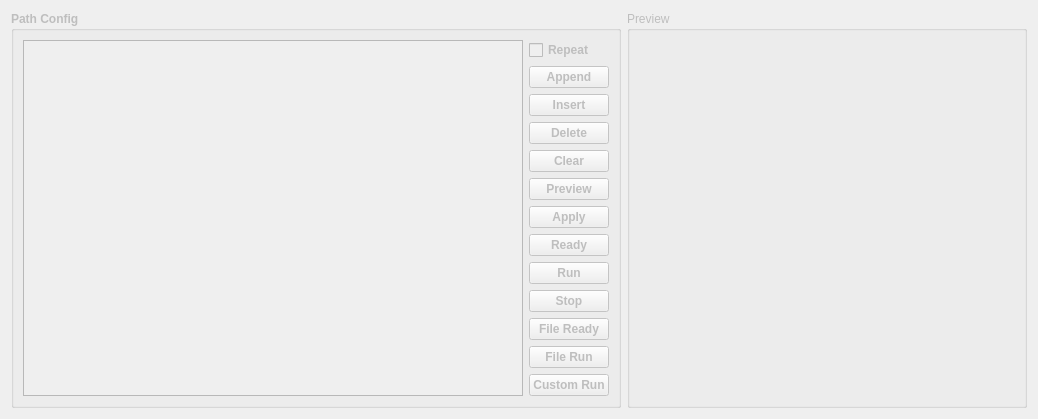
      <widget class="QWidget" name="tab_2">
       <attribute name="title">
        <string>Path</string>
       </attribute>
       <layout class="QGridLayout" name="gridLayout_8">
        <item row="0" column="0">
         <widget class="QGroupBox" name="gbTrajectory">
          <property name="enabled">
           <bool>false</bool>
          </property>
          <property name="font">
           <font>
            <weight>75</weight>
            <bold>true</bold>
           </font>
          </property>
          <property name="title">
           <string>Path Config</string>
          </property>
          <layout class="QGridLayout" name="gridLayout_6">
           <item row="0" column="0" rowspan="2" colspan="2">
            <widget class="QTableView" name="tvPathData">
             <property name="minimumSize">
              <size>
               <width>500</width>
               <height>0</height>
              </size>
             </property>
            </widget>
           </item>
           <item row="0" column="2">
            <widget class="QCheckBox" name="cbRepeat">
             <property name="text">
              <string>Repeat</string>
             </property>
            </widget>
           </item>
           <item row="1" column="2">
            <layout class="QVBoxLayout" name="verticalLayout_6">
             <item>
              <widget class="QPushButton" name="btnPathAppend">
               <property name="sizePolicy">
                <sizepolicy hsizetype="Minimum" vsizetype="Preferred">
                 <horstretch>0</horstretch>
                 <verstretch>0</verstretch>
                </sizepolicy>
               </property>
               <property name="text">
                <string>Append</string>
               </property>
              </widget>
             </item>
             <item>
              <widget class="QPushButton" name="btnPathInsert">
               <property name="sizePolicy">
                <sizepolicy hsizetype="Minimum" vsizetype="Preferred">
                 <horstretch>0</horstretch>
                 <verstretch>0</verstretch>
                </sizepolicy>
               </property>
               <property name="text">
                <string>Insert</string>
               </property>
              </widget>
             </item>
             <item>
              <widget class="QPushButton" name="btnPathDelete">
               <property name="sizePolicy">
                <sizepolicy hsizetype="Minimum" vsizetype="Preferred">
                 <horstretch>0</horstretch>
                 <verstretch>0</verstretch>
                </sizepolicy>
               </property>
               <property name="text">
                <string>Delete</string>
               </property>
              </widget>
             </item>
             <item>
              <widget class="QPushButton" name="btnPathClear">
               <property name="sizePolicy">
                <sizepolicy hsizetype="Minimum" vsizetype="Preferred">
                 <horstretch>0</horstretch>
                 <verstretch>0</verstretch>
                </sizepolicy>
               </property>
               <property name="text">
                <string>Clear</string>
               </property>
              </widget>
             </item>
             <item>
              <widget class="QPushButton" name="btnPathApply_2">
               <property name="enabled">
                <bool>false</bool>
               </property>
               <property name="sizePolicy">
                <sizepolicy hsizetype="Minimum" vsizetype="Preferred">
                 <horstretch>0</horstretch>
                 <verstretch>0</verstretch>
                </sizepolicy>
               </property>
               <property name="text">
                <string>Preview</string>
               </property>
              </widget>
             </item>
             <item>
              <widget class="QPushButton" name="btnPathApply">
               <property name="sizePolicy">
                <sizepolicy hsizetype="Minimum" vsizetype="Preferred">
                 <horstretch>0</horstretch>
                 <verstretch>0</verstretch>
                </sizepolicy>
               </property>
               <property name="text">
                <string>Apply</string>
               </property>
              </widget>
             </item>
             <item>
              <widget class="QPushButton" name="btnReady">
               <property name="sizePolicy">
                <sizepolicy hsizetype="Minimum" vsizetype="Preferred">
                 <horstretch>0</horstretch>
                 <verstretch>0</verstretch>
                </sizepolicy>
               </property>
               <property name="text">
                <string>Ready</string>
               </property>
              </widget>
             </item>
             <item>
              <widget class="QPushButton" name="btnRun">
               <property name="sizePolicy">
                <sizepolicy hsizetype="Minimum" vsizetype="Preferred">
                 <horstretch>0</horstretch>
                 <verstretch>0</verstretch>
                </sizepolicy>
               </property>
               <property name="text">
                <string>Run</string>
               </property>
              </widget>
             </item>
             <item>
              <widget class="QPushButton" name="btnStop">
               <property name="sizePolicy">
                <sizepolicy hsizetype="Minimum" vsizetype="Preferred">
                 <horstretch>0</horstretch>
                 <verstretch>0</verstretch>
                </sizepolicy>
               </property>
               <property name="text">
                <string>Stop</string>
               </property>
              </widget>
             </item>
             <item>
              <widget class="QPushButton" name="btnFileReady">
               <property name="text">
                <string>File Ready</string>
               </property>
              </widget>
             </item>
             <item>
              <widget class="QPushButton" name="btnFileRun">
               <property name="text">
                <string>File Run</string>
               </property>
              </widget>
             </item>
             <item>
              <widget class="QPushButton" name="btnCustomRun">
               <property name="sizePolicy">
                <sizepolicy hsizetype="Minimum" vsizetype="Fixed">
                 <horstretch>0</horstretch>
                 <verstretch>0</verstretch>
                </sizepolicy>
               </property>
               <property name="text">
                <string>Custom Run</string>
               </property>
              </widget>
             </item>
            </layout>
           </item>
          </layout>
         </widget>
        </item>
        <item row="0" column="1">
         <widget class="QGroupBox" name="groupBox_2">
          <property name="enabled">
           <bool>false</bool>
          </property>
          <property name="minimumSize">
           <size>
            <width>400</width>
            <height>0</height>
           </size>
          </property>
          <property name="title">
           <string>Preview</string>
          </property>
         </widget>
        </item>
       </layout>
      </widget>
